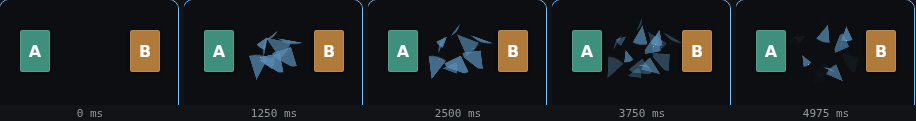
#> input picture gallery/strips/drawDriftCloud.png, 916 x 121 px
$ python -i align.py   (imports and definitions only)
#> lines starting #> are read from the running program, lines starting #| are printed output that depends on the picture
#> further down, picture is the input picture: PIL image 916x121 RGBA; mean R, G, B, A 29, 33.8, 33.6, 255
"""Align a rendered face with a reference picture: normalised cross-correlation (NCC) of each named element's box.

Ported from the face tools of a card game (measure.py ncc_map/smooth1d/edge/runs, iconfit.py ncc_all/best_shift, the
gradient and blurred-luminance methods of its difference check, evaluate.ts TOLERANCE/RADIUS and policy tables); the game's
element names, patterns and numbers are parameters here.

    python align.py --render r.png --reference ref.png --boxes boxes.json [--policy policy.json] [--out diff.json]

boxes.json is {name: [x0, y0, x1, y1]} on the render. policy.json (all optional):
  {"radius": 12, "radii": [[pattern, r]], "methods": [[pattern, "grad"|"lum"]], "scales": [0.8, ..., 1.2]}
First matching pattern wins (policy_value). The result is {radius, elements: {name: {dx, dy, ncc, scale, box, radius, edge}},
unmatched: [names]}: dx, dy is how far the reference's content lies from the render's box centre (so a render drawn 3 px
left of the reference gives dx 3). `edge` is true when the best match lies at the search edge (a match there is not a
measurement: trust() refuses it). Text is matched by its strokes ('grad'), icons and shapes by blurred luminance ('lum').
"""
import argparse
import json
import re

import numpy as np
from PIL import Image, ImageFilter

RADIUS = 12
TOLERANCE = 6


# [32 lines left out: functions smooth1d, runs, edge, not called in this run]


def policy_value(table, name, default=None):
    """The value of the first [pattern, value] row whose regular expression matches name."""
    return next((v for pat, v in table or [] if re.search(pat, name)), default)


def blur(im, r):
#> called with r = 1.2
    return np.asarray(im.filter(ImageFilter.GaussianBlur(r)), dtype=np.float32)
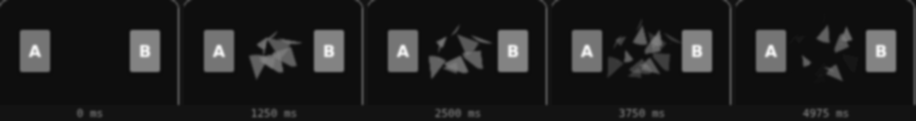
#> returned value: shape (121, 916) float32; min 13, max 240, mean 32.5


def grad(im, r=1.2):
    """Stroke map: gradient magnitude of the blurred luminance (matches text by its strokes)."""
    gy, gx = np.gradient(blur(im.convert('L'), r))
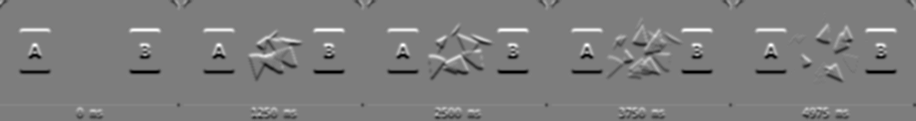
#> gy: shape (121, 916) float32; min -35, max 36, mean 0; drawn with min black and max white
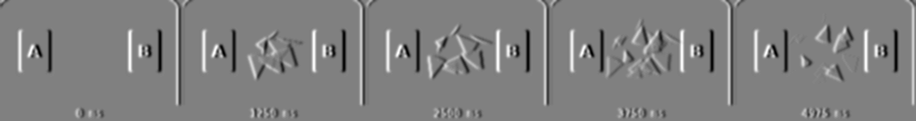
#> gx: shape (121, 916) float32; min -36.5, max 36, mean 0; drawn with min black and max white
    return np.hypot(gx, gy).astype(np.float32)
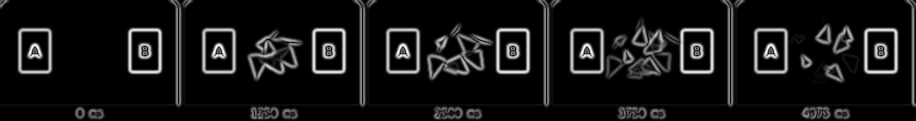
#> returned value: shape (121, 916) float32; min 0, max 39.27, mean 3.3; drawn with min black and max white


def lum(im, r=2.0):
    """Shape map: blurred luminance (matches icons, chips, badges, whose fine print has edges the drawn art lacks)."""
    return blur(im.convert('L'), r)


MAPS = {'grad': grad, 'lum': lum}


# [114 lines left out: functions ncc_all, best_shift, ncc_at, compare, trust, main, not called in this run]


# [2 lines not run here, left out]

>>> from PIL import Image
>>> picture = Image.open('../../../gallery/strips/drawDriftCloud.png')
>>> result = grad(picture)

$ run again, on gallery/strips/bar-fill.png
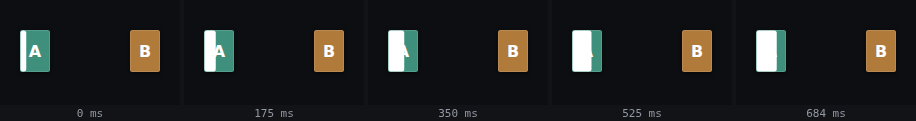
#> input picture gallery/strips/bar-fill.png, 916 x 121 px
#> picture is the input picture: PIL image 916x121 RGBA; mean R, G, B, A 31.2, 32.4, 31.4, 255
#> in grad, `gy, gx = np.gradient(blur(im.convert('L'), r))`:
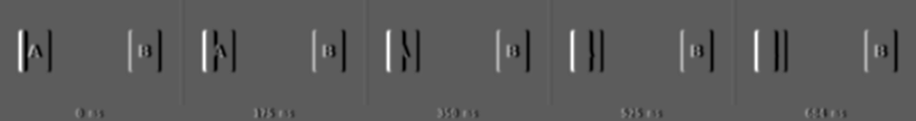
#> gx: shape (121, 916) float32; min -38.5, max 68, mean 0; drawn with min black and max white
#> in grad, `return np.hypot(gx, gy).astype(np.float32)`:
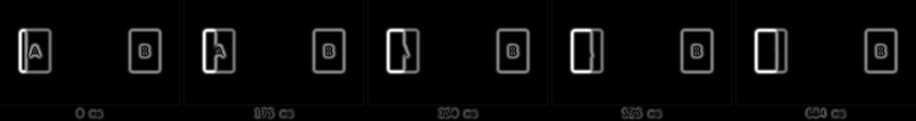
#> returned value: shape (121, 916) float32; min 0, max 68.51, mean 2.6; drawn with min black and max white

$ run again, on gallery/strips/burn-away--lift.png
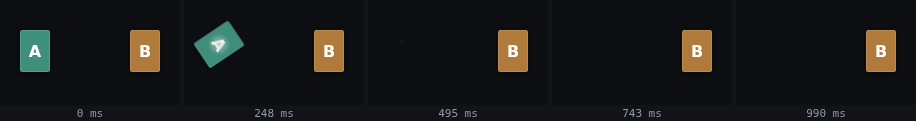
#> input picture gallery/strips/burn-away--lift.png, 916 x 121 px
#> picture is the input picture: PIL image 916x121 RGBA; mean R, G, B, A 24.3, 25, 24.2, 255
#> in grad, `gy, gx = np.gradient(blur(im.convert('L'), r))`:
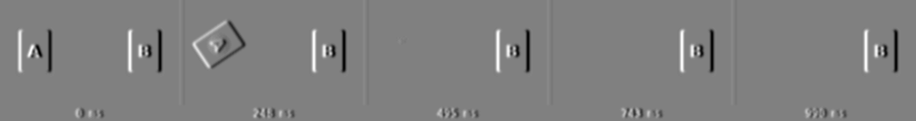
#> gx: shape (121, 916) float32; min -36.5, max 36, mean 0; drawn with min black and max white
#> in grad, `return np.hypot(gx, gy).astype(np.float32)`:
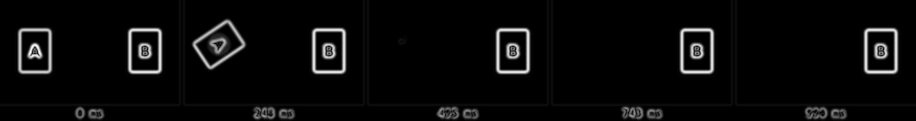
#> returned value: shape (121, 916) float32; min 0, max 39.27, mean 1.6; drawn with min black and max white

$ run again, on gallery/strips/burn-away.png
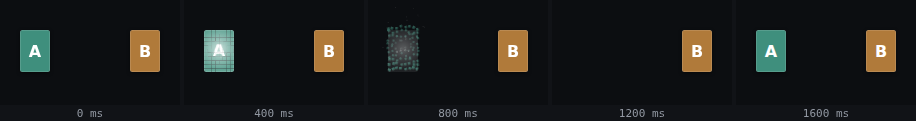
#> input picture gallery/strips/burn-away.png, 916 x 121 px
#> picture is the input picture: PIL image 916x121 RGBA; mean R, G, B, A 26.2, 27.6, 26.6, 255
#> in grad, `gy, gx = np.gradient(blur(im.convert('L'), r))`:
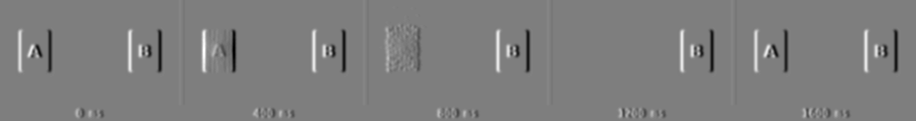
#> gx: shape (121, 916) float32; min -42.5, max 43, mean 0; drawn with min black and max white
#> in grad, `return np.hypot(gx, gy).astype(np.float32)`:
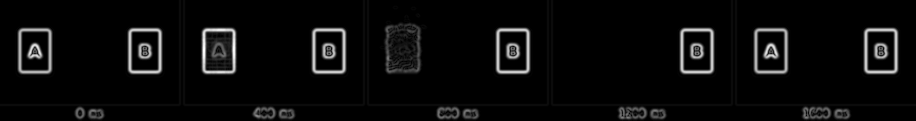
#> returned value: shape (121, 916) float32; min 0, max 43.03, mean 1.9; drawn with min black and max white
